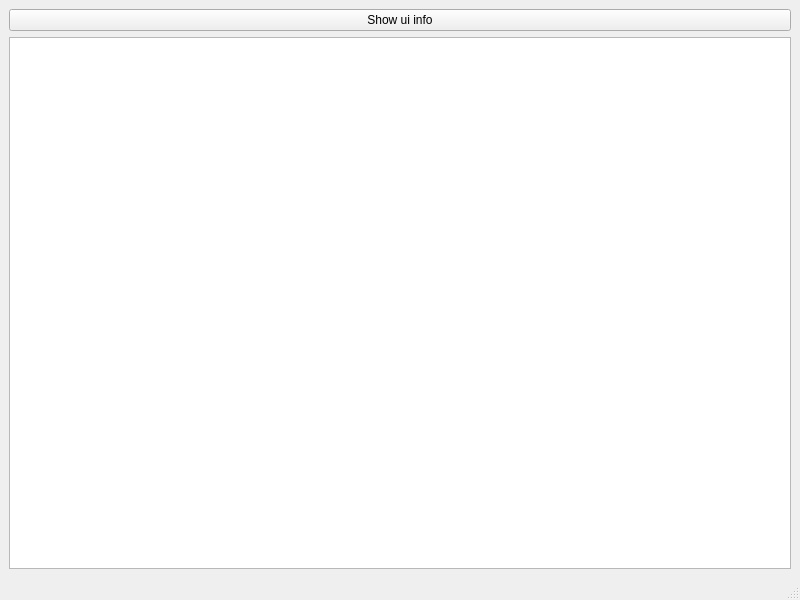
<?xml version="1.0" encoding="UTF-8"?>
<ui version="4.0">
 <class>MainWindow</class>
 <widget class="QMainWindow" name="MainWindow">
  <property name="geometry">
   <rect>
    <x>0</x>
    <y>0</y>
    <width>800</width>
    <height>600</height>
   </rect>
  </property>
  <property name="windowTitle">
   <string>MainWindow</string>
  </property>
  <widget class="QWidget" name="centralwidget">
   <layout class="QVBoxLayout" name="verticalLayout">
    <item>
     <widget class="QPushButton" name="btn_request_ui">
      <property name="text">
       <string>Show ui info</string>
      </property>
     </widget>
    </item>
    <item>
     <widget class="QTextEdit" name="textEdit"/>
    </item>
   </layout>
  </widget>
  <widget class="QMenuBar" name="menubar">
   <property name="geometry">
    <rect>
     <x>0</x>
     <y>0</y>
     <width>800</width>
     <height>21</height>
    </rect>
   </property>
  </widget>
  <widget class="QStatusBar" name="statusbar"/>
 </widget>
 <resources/>
 <connections/>
</ui>
